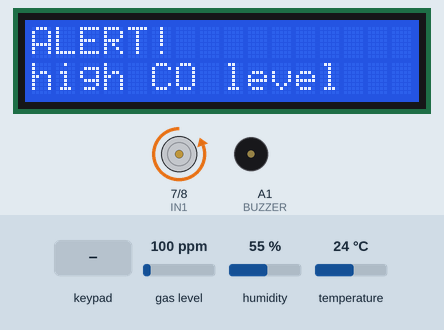
Simulated run of this sketch. Board: Arduino Uno, built with avr-gcc and run on an emulated ATmega328P. Shown: 16×2 character LCD, motor-driver pin pairs drawn as motors (green arrow = first pin HIGH = forward, orange = second pin HIGH = backward, longer = more drive, scaled by the enable pin), buzzer (waves = sounding, pin HIGH). Inputs (shaded band) come from the test bench; at power-on: gas level 100 ppm, humidity 55 %, temperature 24 °C.

Above: at 1.3 s.
1.4 s: gas level set to 20 ppm
4.4 s: key 'B' pressed
At 5.8 s:
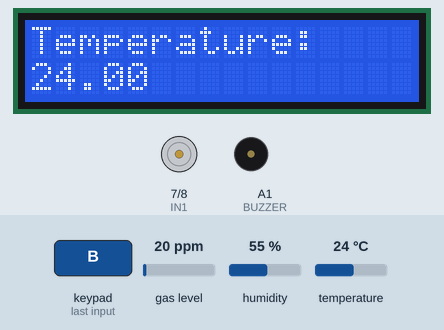
6.5 s: keypad keys 2 5 5 A pressed 0.4 s apart
At 8.1 s:
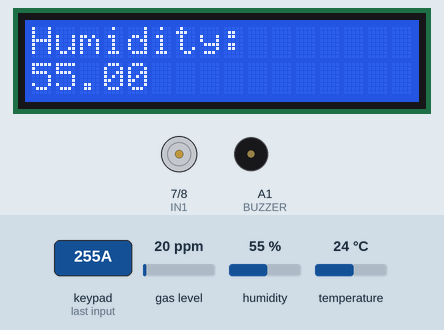
9.6 s: key 'C' pressed
At 10.5 s:
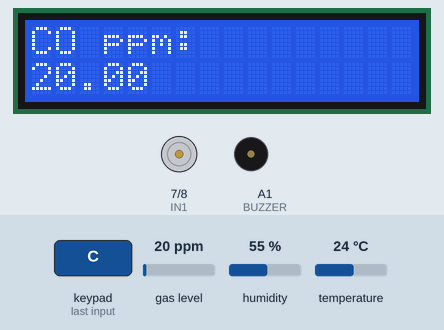
11.1 s: keypad keys 2 5 5 D pressed 0.4 s apart
At 12.6 s:
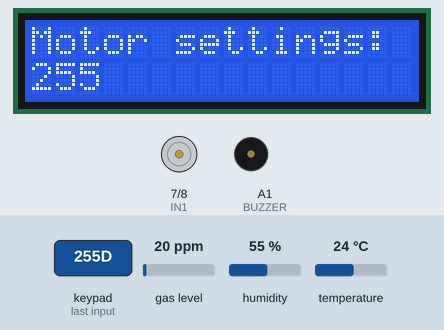
14.2 s: gas level set to 89 ppm
15.7 s: gas level set to 105 ppm
At 16.6 s:
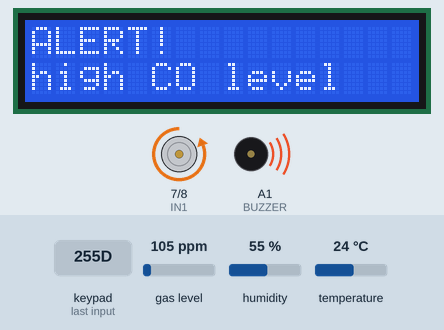
Timing chart, 0 to 18.5 s (numbered marks = the images above; inputs shaded):
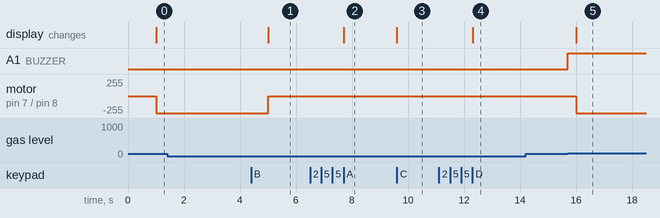

The sketch:

Hackathon2021_v1.ino
```cpp
#include "Adafruit_Si7021.h"
#include "MQ7.h"
#include "Adafruit_Keypad.h"
#include <LiquidCrystal.h>

// keypad config
#define KEYPAD_PID3844
#define R1    9
#define R2    10
#define R3    11
#define R4    12
#define C1    A5
#define C2    A4
#define C3    A3
#define C4    A2

#include "keypad_config.h"

// MQ-7 sensor conig
#define A_PIN A0
#define VOLTAGE 13

// motor config
#define IN1 7
#define IN2 8
#define ENA 6

// lcd config
#define RS  0
#define EN  1
#define D4  2
#define D5  3
#define D6  4
#define D7  5

// buzzer config
#define BUZZER A1

bool changeSpeed = 0, isMotorOn = 0;
int Engspeed = 255, dispOption = 1, engSpeedTextCount = 0;
char engSpeedText[3] = {'2', '5', '5'};
double COppm, hum, temp;
unsigned long actualTime = 0, rememberTimeHum = 0, rememberedTimePrint = 0, rememberedTimeKeyboard = 0, rememberTimeCO = 0, rememberTimeVent = 0;

MQ7 mq7(A_PIN, VOLTAGE);
Adafruit_Si7021 sensor = Adafruit_Si7021();
Adafruit_Keypad customKeypad = Adafruit_Keypad( makeKeymap(keys), rowPins, colPins, ROWS, COLS);
LiquidCrystal lcd(RS, EN, D4, D5, D6, D7);

void setup() {

  //lcd initialization
  lcd.begin(16,2);

  //SI7021 sensor initialization
  if (!sensor.begin()) {
    lcd.setCursor(0,0);
    lcd.print("Sensor not found");
    while (true);
  }

  //MQ calibration
  lcd.setCursor(0,0);
  lcd.print("Calibrating MQ7");
  mq7.calibrate();
  lcd.clear();

  //motor initialization
  pinMode(IN1, OUTPUT);
  pinMode(IN2, OUTPUT);

  //keyboard initialization
  customKeypad.begin();

  // buzzer initialization
  pinMode(BUZZER, OUTPUT);

  // first measurement
  hum = sensor.readHumidity();
  temp = sensor.readTemperature();
  COppm = mq7.readPpm();

}

void loop() {
  actualTime = millis();

  // reading data from measurement
  if (actualTime - rememberTimeHum >= 60000UL) {
    hum = sensor.readHumidity();
    temp = sensor.readTemperature();
    rememberTimeHum = actualTime;
  }

  if(actualTime - rememberTimeCO >= 5000UL) {
    COppm = mq7.readPpm();
    if (COppm >= 100.0) {
      digitalWrite(BUZZER, HIGH);
    } else {
      digitalWrite(BUZZER, LOW);
    }
  }

  //reading information from keyboard
  if (actualTime - rememberedTimePrint >= 50UL) {
    customKeypad.tick();
    if(customKeypad.available()) {
      keypadEvent e = customKeypad.read();
      if(e.bit.EVENT == KEY_JUST_PRESSED) {
        displayLCD(e.bit.KEY);
      }
    }
    rememberedTimeKeyboard = actualTime;
  }

  if(actualTime - rememberedTimePrint >= 1000UL) {
    showData();
    rememberedTimePrint = actualTime;
  }

  if(actualTime - rememberTimeVent >= 1000UL) {
    if(hum > 60 || COppm >= 100) {
      steerMotor(1, 255);
    } else if (isMotorOn) {
      steerMotor(1, Engspeed);
    } else {
      steerMotor(0, Engspeed);
    }
    rememberTimeVent = actualTime;
  }

}

void displayLCD(char pressedButton) {
  switch(pressedButton) {
    case 'A':
      // show humidity
      dispOption = 1;
      break;
    case 'B':
      // show temperature
      dispOption = 2;
      break;
    case 'C':
      // show CO ppm
      dispOption = 3;
      break;
    case 'D':
      // show ventilation options
      dispOption = 4;
      break;
    case '*':
      isMotorOn = !isMotorOn;
      break;
    case '#':
      if(dispOption == 4) {
        if(!changeSpeed) {
          changeSpeed = 1;
          engSpeedText[0] = {'0'};
          engSpeedText[1] = {'0'};
          engSpeedText[2] = {'0'};
          engSpeedTextCount = 0;
        } else {
          Engspeed = atoi(engSpeedText);
          if(Engspeed > 255) {
            Engspeed = 255;
            engSpeedText[0] = {'2'};
            engSpeedText[1] = {'5'};
            engSpeedText[2] = {'5'};
          }
          if(Engspeed < 0) {
            Engspeed = 0;
            engSpeedText[0] = {'0'};
            engSpeedText[1] = {'0'};
            engSpeedText[2] = {'0'};
          }
        }
      }
      break;
    case '0':
    case '1':
    case '2':
    case '3':
    case '4':
    case '5':
    case '6':
    case '7':
    case '8':
    case '9':
      if(dispOption == 4 && changeSpeed) {
        engSpeedText[engSpeedTextCount++] = pressedButton;
        if(engSpeedTextCount > 2) {
          engSpeedTextCount = 0;
          Engspeed = atoi(engSpeedText);
          if(Engspeed > 255) {
            Engspeed = 255;
            engSpeedText[0] = {'2'};
            engSpeedText[1] = {'5'};
            engSpeedText[2] = {'5'};
          }
          if(Engspeed < 0) {
            Engspeed = 0;
            engSpeedText[0] = {'0'};
            engSpeedText[1] = {'0'};
            engSpeedText[2] = {'0'};
            changeSpeed = 0;
          }
          changeSpeed = 0;
        }
      }
      break;
  }
  showData();
}

void showData() {
  lcd.clear();
  if(COppm >= 100.0) {
    lcd.setCursor(0,0);
    lcd.print("ALERT!");
    lcd.setCursor(0,1);
    lcd.print("high CO level");
  } else {
    switch(dispOption) {
      case 1:
        lcd.setCursor(0, 0);
        lcd.print("Humidity:         ");
        lcd.setCursor(0, 1);
        lcd.print(hum);
        break;
      case 2:
        lcd.setCursor(0, 0);
        lcd.print("Temperature:     ");
        lcd.setCursor(0, 1);
        lcd.print(temp);
        break;
      case 3:
        lcd.setCursor(0, 0);
        lcd.print("CO ppm:         ");
        lcd.setCursor(0, 1);
        lcd.print(COppm);
        break;
      case 4:
        lcd.setCursor(0, 0);
        lcd.print("Motor settings: ");
        lcd.setCursor(0, 1);
        lcd.print(engSpeedText);
        lcd.setCursor(3,1);
        lcd.print("         ");
        break;
    }
  }
}

//function for managing
void steerMotor(int funct, int Engspeed) {
  switch (funct) {
    case 0:
      //stop rotating
      analogWrite(ENA, Engspeed);
      digitalWrite(IN1, LOW);
      digitalWrite(IN2, LOW);
      break;
    case 1:
      // rotate forward
      analogWrite(ENA, Engspeed);
      digitalWrite(IN1, LOW);
      digitalWrite(IN2, HIGH);
      break;
    case 2:
      // rotate backward
      analogWrite(ENA, Engspeed);
      digitalWrite(IN1, HIGH);
      digitalWrite(IN2, LOW);
      break;
    default:
      break;
  }
}
```

keypad_config.h
```cpp
// This file contains predefined setup for various Adafruit Matrix Keypads.
#ifndef __KEYPAD_CONFIG_H__
#define __KEYPAD_CONFIG_H__

#if defined(KEYPAD_PID3844)
const byte ROWS = 4; // rows
const byte COLS = 4; // columns
// define the symbols on the buttons of the keypads
char keys[ROWS][COLS] = {{'1', '2', '3', 'A'},
                         {'4', '5', '6', 'B'},
                         {'7', '8', '9', 'C'},
                         {'*', '0', '#', 'D'}};
byte rowPins[ROWS] = {R1, R2, R3,
                      R4}; // connect to the row pinouts of the keypad
byte colPins[COLS] = {C1, C2, C3,
                      C4}; // connect to the column pinouts of the keypad
#endif

#if defined(KEYPAD_PID1824) || defined(KEYPAD_PID3845) || defined(KEYPAD_PID419)
const byte ROWS = 4; // rows
const byte COLS = 3; // columns
// define the symbols on the buttons of the keypads
char keys[ROWS][COLS] = {
    {'1', '2', '3'}, {'4', '5', '6'}, {'7', '8', '9'}, {'*', '0', '#'}};
byte rowPins[ROWS] = {R1, R2, R3,
                      R4};         // connect to the row pinouts of the keypad
byte colPins[COLS] = {C1, C2, C3}; // connect to the column pinouts of the
                                   // keypad
#endif

#if defined(KEYPAD_PID1332)
const byte ROWS = 1; // rows
const byte COLS = 4; // columns
// define the symbols on the buttons of the keypads
char keys[ROWS][COLS] = {
    {'1', '2', '3', '4'},
};
byte rowPins[ROWS] = {R1}; // connect to the row pinouts of the keypad
byte colPins[COLS] = {C1, C2, C3,
                      C4}; // connect to the column pinouts of the keypad
#endif

#endif
```

Measured:
- the behaviour switches between 99 and 100 ppm on gas level (found by bisection; images 4 and 5)
- after the input at 1.4 s, every drawn part: stays the same
- after the input at 4.4 s, the display: changes after 0.61 s (image 1)
- after the input at 6.5 s, the display: changes after 1.2 s (image 2)
- after the input at 9.6 s, the display: changes at once (image 3)
- after the input at 11.1 s, the display: changes after 1.2 s (image 4)
- after the input at 14.2 s, every drawn part: stays the same
- after the input at 15.7 s, A1 (BUZZER): LOW → HIGH at once; motor on pin 7 (IN1) / pin 8 (IN2): stopped → backward 255/255 after 0.31 s; the display: changes after 0.31 s (image 5)
